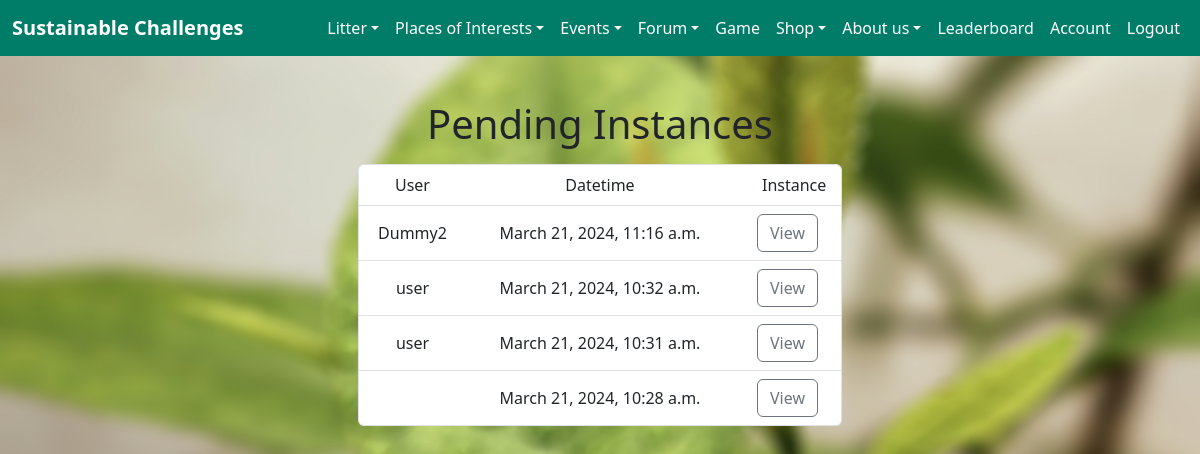
The page /litter/latest/ (signed in) on the database its author committed.
### litter/models.py (models this page shows, shortened)
class LitterInstance(models.Model):
    user = models.ForeignKey(User, on_delete=models.CASCADE, verbose_name="User")
    lat = models.DecimalField("Latitude", default=0, decimal_places=7, max_digits=10)
    lon = models.DecimalField("Longitude", default=0, decimal_places=7, max_digits=10)
    img = models.ImageField("Image", null=True, blank=True, upload_to='images/litter/')
    datetime = models.DateTimeField("Date submitted")
    approved = models.IntegerField("Approval status", default=0)

### authuser/models.py (models this page shows, shortened)
class User(AbstractBaseUser, PermissionsMixin):
    email = models.EmailField(unique=True)
    username = models.CharField(max_length=30, unique=True, default="")
    first_name = models.CharField(max_length=30, default="")
    last_name = models.CharField(max_length=30, default="")
    points = models.IntegerField(default=0)
    level = models.IntegerField(default=1)
    tasks_till_next = models.IntegerField(default=1)
    GAME_MANAGER = None
    is_active = models.BooleanField(default=True)
    is_superuser = models.BooleanField(default=False)
    is_staff = models.BooleanField(default=False)
    date_joined = models.DateTimeField(default=timezone.now)
    last_login = models.DateTimeField(blank=True, null=True)
    objects = CustomUserManager()
    USERNAME_FIELD = 'email'
    EMAIL_FIELD = 'email'
    REQUIRED_FIELDS = []
    groups = models.ManyToManyField(
        'auth.Group',
        related_name='user_groups',
        blank=True,
        verbose_name='groups',
        help_text='The groups this user belongs to. A user will get all permissions granted to these groups.',
    )
    user_permissions = models.ManyToManyField(
        'auth.Permission',
        related_name='user_permissions',
        blank=True,
        verbose_name='user permissions',
        help_text='Specific permissions for this user.',
        related_query_name='user',
    )
    class Meta:
        verbose_name = 'User'
        verbose_name_plural = 'Users'

### litter/views.py (the view)
# urls.py: path("latest/", views.latest, name="latest"),
@login_required
def latest(request: HttpRequest) -> HttpResponse:
    if not request.user.is_staff:
        return HttpResponseForbidden()
    valid_instances = LitterInstance.objects.filter(approved=0).order_by("-datetime")
    return render(request, "litter/latest.html", {"latest_instance_list": valid_instances,
                                                  "is_staff": request.user.is_staff})

### litter/templates/litter/latest.html
{%  extends "base.html" %}
{% block content %}
{% if is_staff %}
    {% if latest_instance_list %}
    <div class="row">
        <div class="col col-sm-12 text-center "><h1>Pending Instances</h1></div>
    </div>
    <div class="row justify-content-md-center">
        <ul class="col col-sm-12 list-group p-2 col-lg-5">
            <li class="list-group-item">
                <div class="container-fluid">
                    <div class="row">
                        <div class="col col-sm-2 col-md-2 text-center">User</div>
                        <div class="col col-sm-9 col-md-8 text-center">Datetime</div>
                        <div class="col col-sm-1 col-md-2 text-center">Instance</div>
                    </div>
                </div>
            </li>
            {% for instance in latest_instance_list %}
                <li class="list-group-item">
                    <div class="container-fluid">
                        <div class="row">
                            <div class="col col-sm-2 col-md-2 text-center d-flex align-items-center justify-content-center">{{instance.user.username}}</div>
                            <div class="col col-sm-9 col-md-8 text-center d-flex align-items-center justify-content-center">{{instance.datetime}}</div>
                            <div class="col col-sm-1 col-md-2 text-center d-flex align-items-center justify-content-center"><a role="button" class="btn btn-outline-secondary" href="{% url 'litter:instance' instance.id %}">View</a></div>
                        </div>
                    </div>
                </li>
            {% endfor %}
        </ul>
    </div>
    {% else %}
    <p>No instances are available.</p>
    {% endif %}
{% else %}
    <p>You do not have permission to view this data</p>
{% endif %}
{% endblock %}

### home/static/style.css (style rules this page uses)
body { background-image: url(./melanfolia-HSr_FUzDH2w-unsplash-blur.jpg); width: 100%; height: 100%; background-size: cover; background-repeat: no-repeat; background-attachment: fixed; position: absolute; background-position-y: center; background-position-x: center; }

### rows shown on the page
LitterInstance: user.username "Dummy2", datetime "March 21, 2024, 11:16 a.m."
LitterInstance: user.username "user", datetime "March 21, 2024, 10:32 a.m."
LitterInstance: user.username "user", datetime "March 21, 2024, 10:31 a.m."
LitterInstance: datetime "March 21, 2024, 10:28 a.m."
